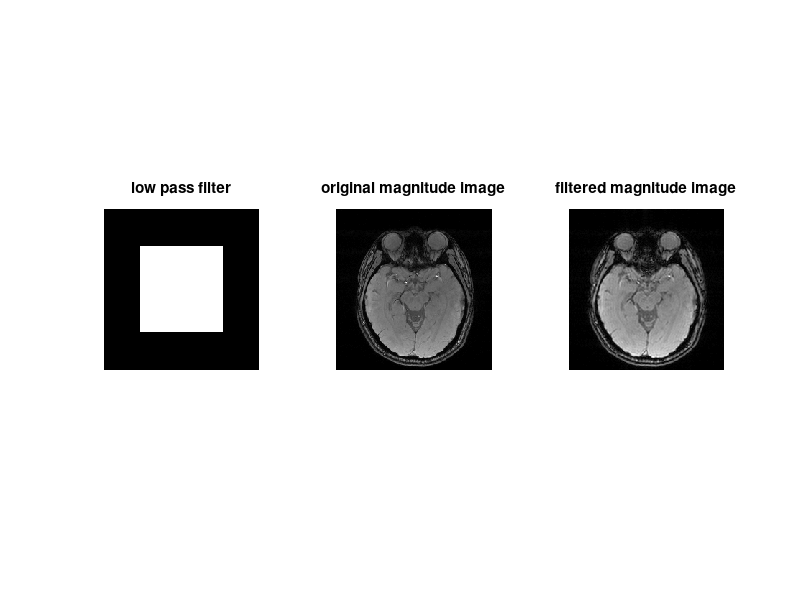

MATLAB code to generate this figure:
% part 2.1

low_pass_filter(1:224, 1:216)=0;
low_pass_filter(53:171, 51:165)=1;
%plot low pass filter
figure
subplot(1,3,1)
imshow(low_pass_filter)
title('low pass filter')

%plot origin magnnitude image
k_space_data = load('K_space_data.mat');
k_space = k_space_data.K_space_slice18;

X = ifft2(k_space);
subplot(1,3,2)
imshow(abs(X), [])
title('original magnitude image')

%plot filtered magnnitude image
% apply filter
k_space = k_space_data.K_space_slice18;
k_space = k_space.*low_pass_filter;

X = ifft2(k_space);
subplot(1,3,3)
imshow(abs(X), [])
title('filtered magnitude image')
